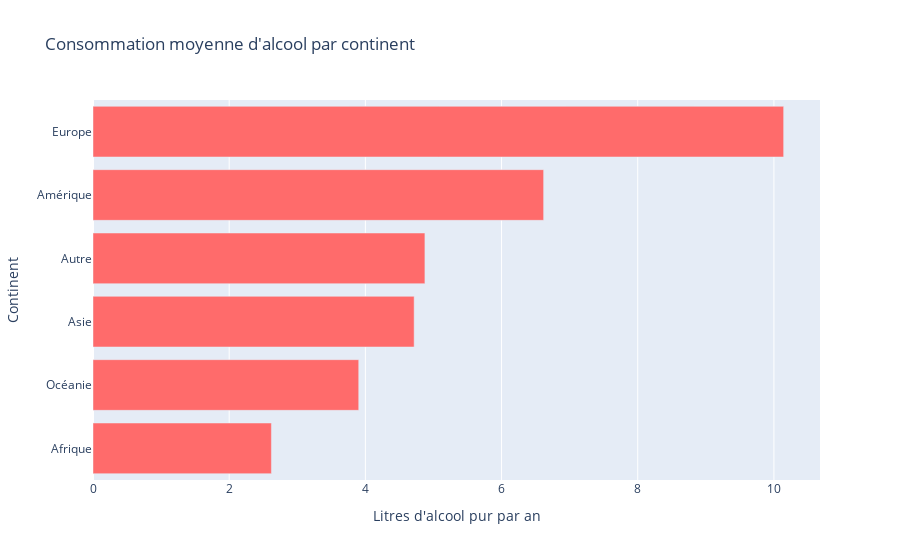

Here is the notebook cell this chart was saved with:
### Code cell
continent_mapping = {
    'Europe': ['FRA', 'DEU', 'GBR', 'ITA', 'ESP', 'POL', 'ROU', 'NLD', 'BEL', 'GRC'],
    'Asie': ['CHN', 'JPN', 'KOR', 'IND', 'IDN', 'VNM', 'THA', 'MYS', 'PHL', 'SGP'],
    'Amérique': ['USA', 'CAN', 'MEX', 'BRA', 'ARG', 'COL', 'CHL', 'PER', 'VEN', 'URY'],
    'Afrique': ['ZAF', 'EGY', 'MAR', 'TUN', 'DZA', 'NGA', 'KEN', 'ETH', 'GHA', 'CIV'],
    'Océanie': ['AUS', 'NZL', 'PNG', 'FJI', 'NCL', 'VUT', 'SLB', 'WSM', 'TON']
}

def attribuer_continent(code_iso):
    for continent, pays in continent_mapping.items():
        if code_iso in pays:
            return continent
    return "Autre"

donnees['Continent'] = donnees['Code ISO'].apply(attribuer_continent)
moyennes_continent = donnees.groupby('Continent')['Consommation Alcool'].mean().sort_values(ascending=True)
fig_continents = px.bar(
    moyennes_continent,
    orientation='h',
    title='Consommation moyenne d\'alcool par continent',
    labels={'value': 'Litres d\'alcool par an', 'Continent': 'Continent'},
    color_discrete_sequence=['#ff6b6b']
)

fig_continents.update_layout(
    showlegend=False,
    xaxis_title="Litres d'alcool par an",
    yaxis_title="Continent"
)

fig_continents.show()

### Figure 1 — Plotly figure (JSON) as saved in the notebook; plotly's stock layout.template omitted (floating-point values rounded to 4 significant figures)
{"data": [{"hovertemplate": "variable=Consommation Alcool<br>Litres d'alcool pur par an=%{x}<br>Continent=%{y}<extra></extra>", "legendgroup": "Consommation Alcool", "marker": {"color": "#ff6b6b", "pattern": {"shape": ""}}, "name": "Consommation Alcool", "orientation": "h", "showlegend": true, "textposition": "auto", "type": "bar", "x": [2.62, 3.902, 4.716, 4.875, 6.618, 10.14], "xaxis": "x", "y": ["Afrique", "Océanie", "Asie", "Autre", "Amérique", "Europe"], "yaxis": "y"}], "layout": {"barmode": "relative", "legend": {"title": {"text": "variable"}, "tracegroupgap": 0}, "showlegend": false, "title": {"text": "Consommation moyenne d'alcool par continent"}, "xaxis": {"anchor": "y", "domain": [0, 1], "title": {"text": "Litres d'alcool pur par an"}}, "yaxis": {"anchor": "x", "domain": [0, 1], "title": {"text": "Continent"}}}}
